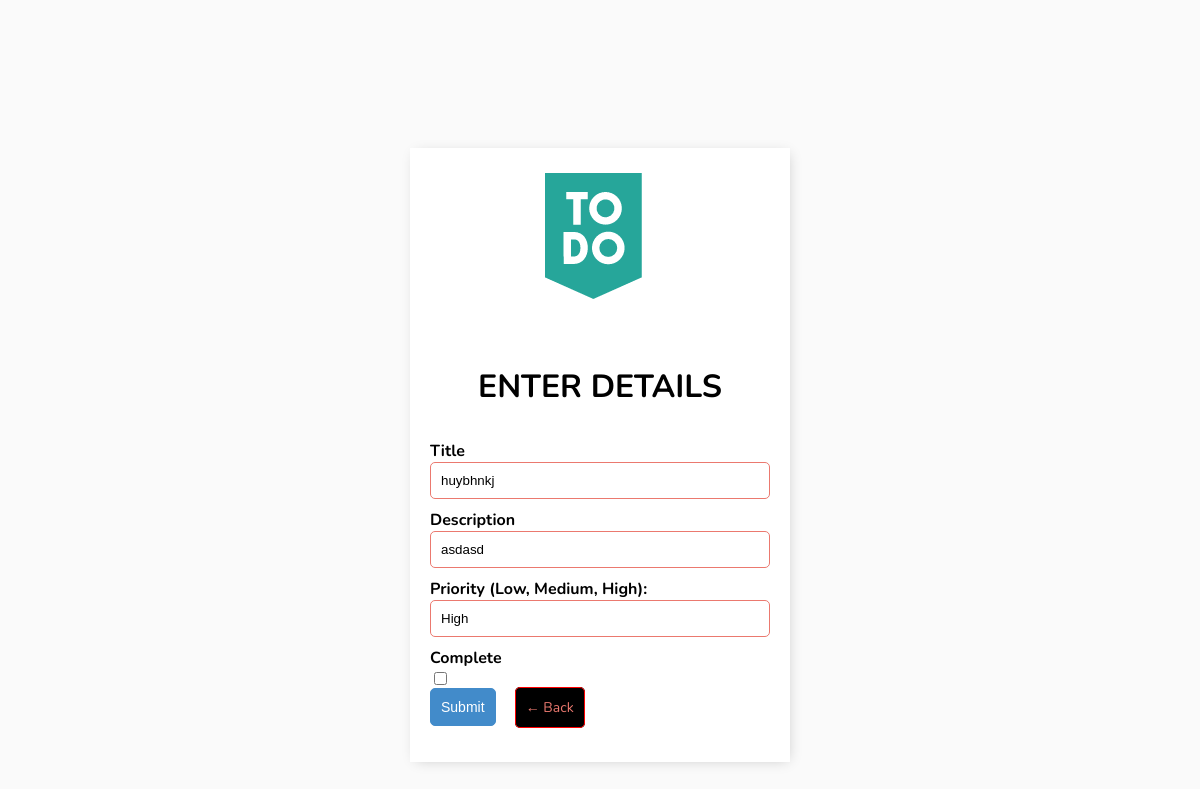
The page /task-update/14/ (signed in) on the database as committed earlier.
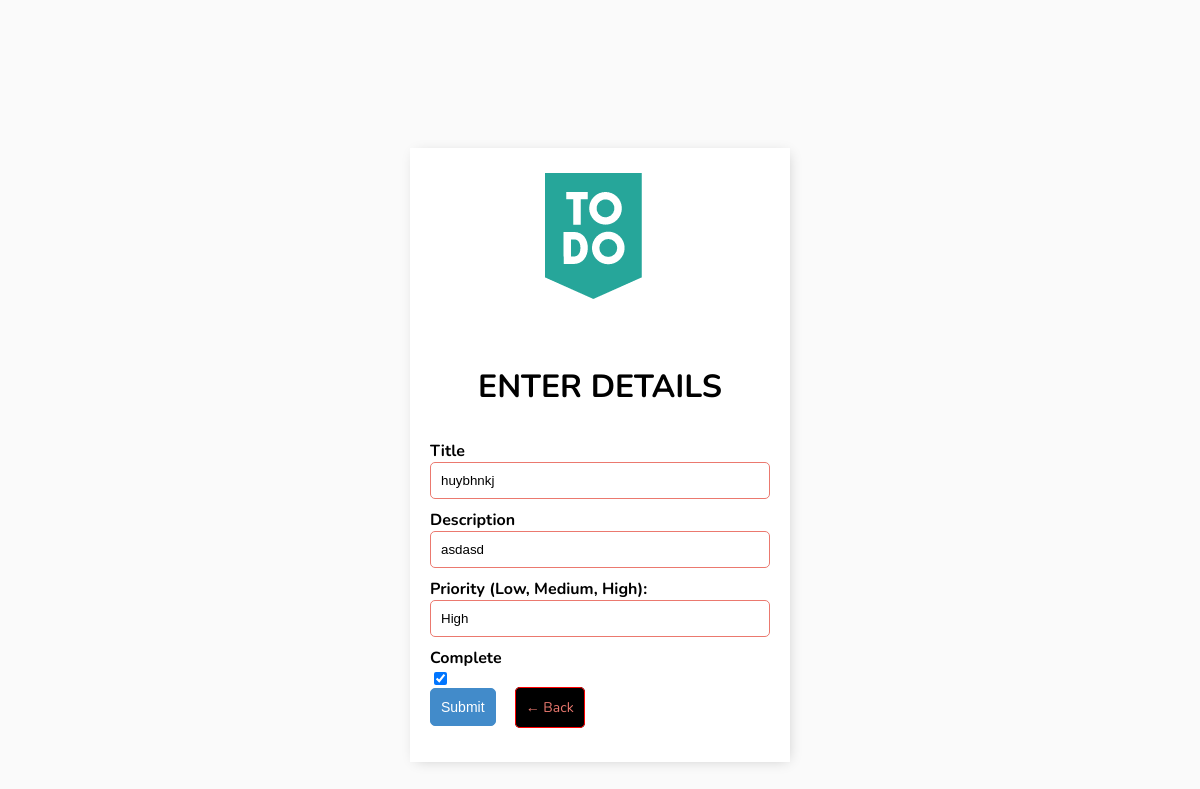
The same page on the database as committed later.
### useend/models.py (models this page shows, shortened)
class Task(models.Model):
    PRIORITY_LIST = (
    ('High', 'High'),
    ('Medium', 'Medium'),
    ('Low','Low')
    )
    user = models.ForeignKey(User,on_delete=models.CASCADE,null=True,blank=True)
    title = models.CharField(max_length=250)
    priority = models.CharField(max_length=20)
    description = models.CharField(max_length=250,null=False,blank=False)
    complete = models.BooleanField(default=False)
    when_created = models.DateTimeField(auto_now_add=True)
    class Meta:
        ordering = ['priority']

### useend/views.py (the view)
# urls.py: path('task-update/<int:pk>/', TaskUpdate.as_view(), name='task-update'),
class TaskUpdate(LoginRequiredMixin,UpdateView):
    model = Task
    fields = {'title', 'description','priority','complete'}
    success_url = reverse_lazy('tasks')

### useend/templates/useend/task_form.html (shortened to what this page needs)
{% extends 'useend/registerTemplate.html'%}
{% block content %}
{% load static %}
<div class="header-bar">
    <div  >
   <a href="{% url 'tasks' %}"> <img src="{% static 'assets/to-do2.png' %}"> </a>
    </div>
</div>
<div class="card-body">
    <h1 class="centerItem">ENTER DETAILS</h1>
    <form method="POST" action="">
        <label class="labelCheck">{{form.title.label}}</label>
        {{form.title}}
        <label class="labelCheck">{{form.description.label}}</label>
        {{form.description}}
        <label class="labelCheck">{{form.priority.label}} (Low, Medium, High):</label>
        {{form.priority}}
        <label class="labelCheck">{{form.complete.label}}</label>
        {{form.complete}}
        <br/>
        <input class="button" type="submit" value="Submit">
        <a class="button1" href="{% url 'tasks' %}">&#8592; Back</a>
    </form>
</div>
{% endblock content %}

Rows that differ between the two databases and show on the page:
changed Task "huybhnkj": complete "☐" → "☑"
